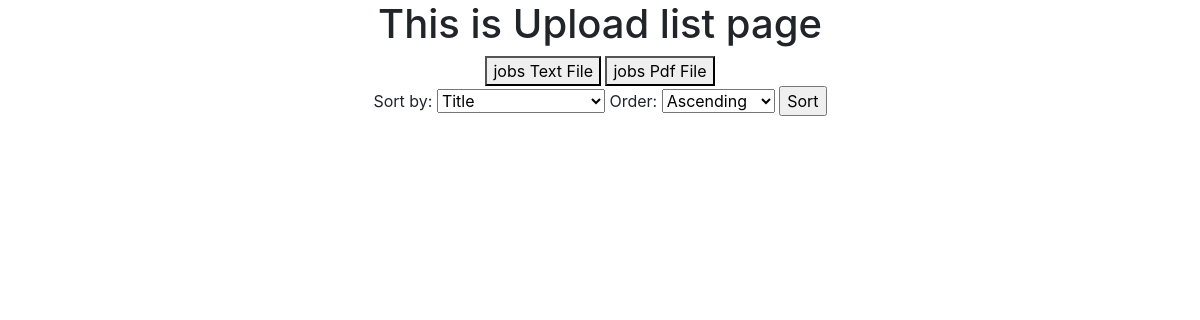
The app's page /jobs/, older data.
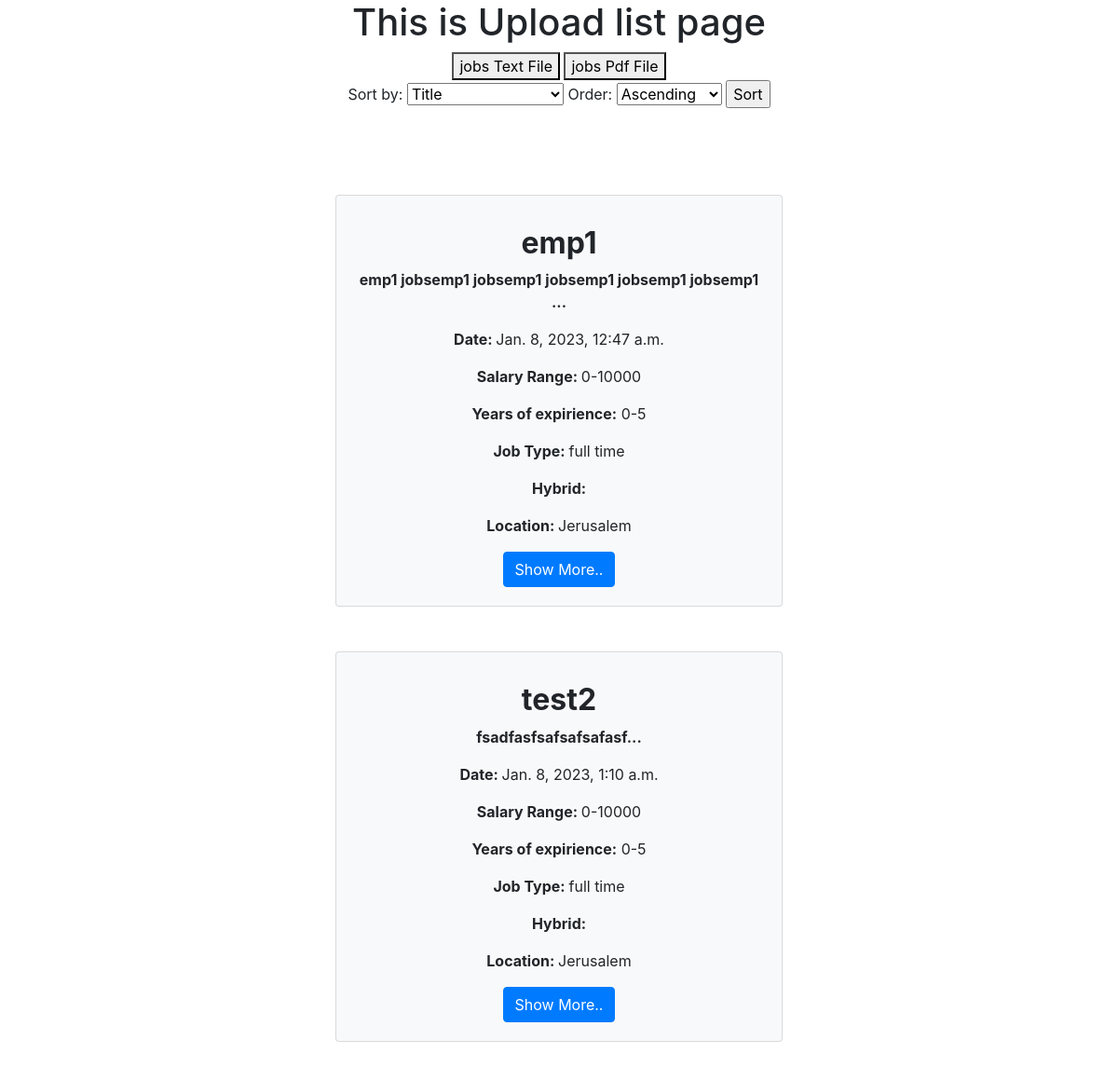
The same page, newer data.
### jobs/models.py (models this page shows, shortened)
class Upload(models.Model): #The dataBase knows to create a table for this model
    title=models.CharField(max_length=60,null=True)
    subTitle=models.CharField(max_length=100)
    slug=models.SlugField(unique=True)
    body=models.TextField(max_length=200)
    date=models.DateTimeField(auto_now_add=True) #automaticly applied
    category = models.IntegerField(choices=FIELD_CHOICES, default=1)
    salaryRange = models.IntegerField(choices=SALARY_CHOICES, default=1)
    yearsexp = models.IntegerField(choices=YEARS_CHOICES, default=1)
    education=models.CharField(max_length=60,null=True)
    time=models.IntegerField(choices=TIME_CHOICES, default=1)
    hybrid=models.BooleanField(default=True)
    priority=models.IntegerField(choices=PRIORITY_CHOICES,default=1)
    owner=models.ForeignKey(Employer, on_delete=models.CASCADE, default=1, related_name='employer')
    location=models.IntegerField(choices=CITIES, default=1)
    availableAmount = models.DecimalField(max_digits=2, decimal_places=0, default=Decimal('5'))
    notification=models.DecimalField(max_digits=3 ,decimal_places=0, default=Decimal('5'))
    def __str__(self):
        return self.title
    def snippet(self):
        return self.body[:50]+'...' #take from 0 to 50 characters

### jobs/views.py (the view, shortened to what this page needs)
# urls.py: path('',views.Upload_list,name='list'),
def Upload_list(request):
    uploads=Upload.objects.all()
    sort_form = SortForm()  # Create an instance of your form
    return render(request,'jobs/Upload_list.html',{'uploads':uploads,"sort_form": sort_form})

### jobs/forms.py
class SortForm(forms.Form):
    SORT_FIELD_CHOICES = (("title", "Title"), ("date", "Date"),("salaryRange","Salary Range"),("yearsexp","Years of expirience"),("time","Job Type"),("hybrid","Hybrid"),("location","Location"))  # Add more choices here to support additional sort fields
    SORT_ORDER_CHOICES = (("ascending", "Ascending"), ("descending", "Descending"))
    sort_field = forms.ChoiceField(
        choices=SORT_FIELD_CHOICES,  # Set the choices for this field
        required=True,  # This field is required (cannot be left blank)
    )
    sort_order = forms.ChoiceField(
        choices=SORT_ORDER_CHOICES,  # Set the choices for this field
        required=True,  # This field is required (cannot be left blank)
    )

### jobs/templates/jobs/Upload_list.html (shortened to what this page needs)
<html>
    <center>
    <head>
        <link rel="stylesheet" href="https://stackpath.bootstrapcdn.com/bootstrap/4.5.0/css/bootstrap.min.css">    </head>
    <body>
        <h1>This is Upload list page</h1>
        <a href="{% url 'jobscsvFile' %}"><button>jobs Text File</button></a>
        <a href="{% url 'jobsPdfFile' %}"><button>jobs Pdf File</button></a>
        <div class="uploads">
          <form method="post">
              <label for="sort_field">Sort by:</label>
              <select name="sort_field" id="sort_field">
                <option value="title">Title</option>
              </select>
              <label for="sort_order">Order:</label>
              <select name="sort_order" id="sort_order">
                <option value="ascending">Ascending</option>
              </select>
              <input type="submit" value="Sort">
            </form>
                <br/>
            <br/><br/>
            {% for upload in uploads %}
            <div class="card bg-light" style="width: 30rem;">
                <div class="card-body">
                  <h5 class="card-title"><h2><strong>{{upload.title}}</strong></h2></h5>
                  <p class="card-text"><strong>{{upload.snippet}}</strong></p>
                  <p class="card-text"><strong>Date: </strong>{{upload.date}}</p>
                  <p class="card-text"><strong>Salary Range: </strong>{{upload.get_salaryRange_display}}</p>
                  <p class="card-text"><strong>Years of expirience:</strong>  {{upload.get_yearsexp_display}}</p>
                  <p class="card-text"><strong>Job Type: </strong>{{upload.get_time_display}}</p>
                  <p class="card-text"><strong>Hybrid: </strong>{{upload.get_hybrid_display}}</p>
                  <p class="card-text"><strong>Location: </strong>{{upload.get_location_display}}</p>
                  <a href="{% url 'detail' upload  %}" class="btn btn-primary">Show More..</a>
                </div>
              </div>
                <br/><br/>
            {% endfor %}
         </div>
        </body>
    </center>
</html>

Row changes from the older to the newer data that the page shows:
added Upload: title "emp1", snippet "emp1 jobsemp1 jobsemp1 jobsemp1 jobsemp1 jobsemp1 ...", date "Jan. 8, 2023, 12:47 a.m.", salaryRange "0-10000", yearsexp "0-5", time "full time", location "Jerusalem"
added Upload: title "test2", snippet "fsadfasfsafsafsafasf...", date "Jan. 8, 2023, 1:10 a.m.", salaryRange "0-10000", yearsexp "0-5", time "full time", location "Jerusalem"
